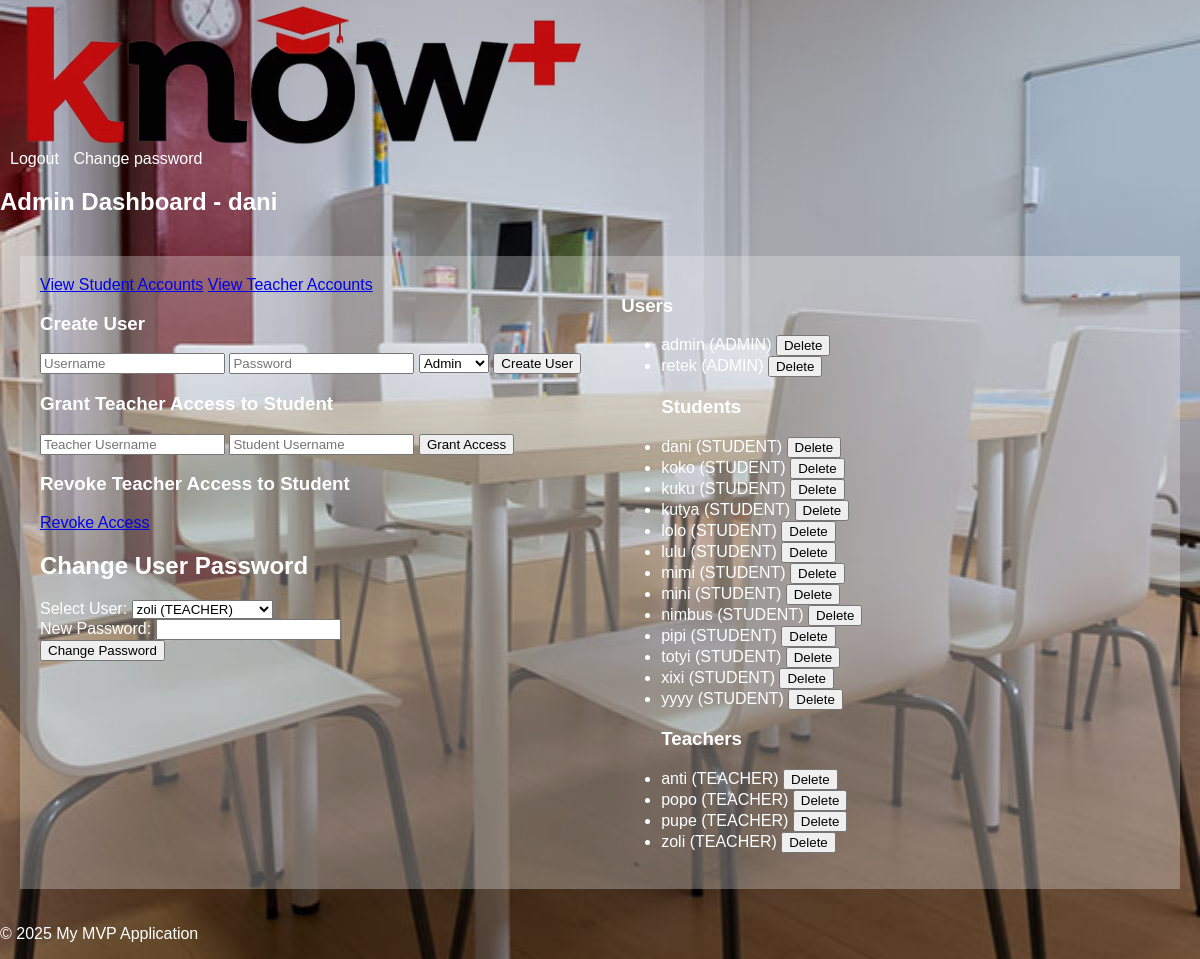
Screenshot of /admin/home (signed in) with the database file from the repository.
### models.py (models this page shows, shortened)
class User(db.Model, UserMixin):
    id = db.Column(db.Integer, primary_key=True)
    username = db.Column(db.String(80), unique=True, nullable=False)
    password_hash = db.Column(db.String(128))
    user_type = db.Column(db.Enum(UserType), nullable=False)  # Using UserType enum for role

### app.py (the view)
@app.route('/admin/home', methods=['GET'])
@login_required
def admin_home_display():
    users = User.query.all()  # Fetch all users to populate the dropdown
    return render_template('admin_home.html', users=users)

### app.py (called while the page is built)
@login_manager.user_loader
def load_user(user_id):
    return User.query.get(int(user_id))  # Load from the unified User model

### templates/admin_home.html (shortened to what this page needs)
{% extends "base.html" %}
{% block content %}
<h2>Admin Dashboard - {{ current_user.username }}</h2>
<div class="container">
    <div class="left-column">
        <div class="d-grid gap-2 d-md-block">
            <a href="{{ url_for('view_students') }}" class="btn btn-primary">View Student Accounts</a>
            <a href="{{ url_for('view_teachers') }}" class="btn btn-primary">View Teacher Accounts</a>
        </div>
        <h3>Create User</h3>
        <form action="{{ url_for('create_user') }}" method="post">
            <input type="text" name="username" placeholder="Username" required>
            <input type="password" name="password" placeholder="Password" required>
            <select name="user_type">
                <option value="ADMIN">Admin</option>
            </select>
            <button type="submit">Create User</button>
        </form>
        <h3>Grant Teacher Access to Student</h3>
        <form action="{{ url_for('grant_access') }}" method="post">
            <input type="text" name="teacher_username" placeholder="Teacher Username" required>
            <input type="text" name="student_username" placeholder="Student Username" required>
            <button type="submit">Grant Access</button>
        </form>
        <h3>Revoke Teacher Access to Student</h3>
        <a href="{{ url_for('revoke_access_form') }}" class="btn btn-secondary">Revoke Access</a>
        <h2>Change User Password</h2>
        <form method="POST" action="{{ url_for('change_user_password') }}">
            <div>
                <label for="user_id">Select User:</label>
                <select name="user_id" id="user_id" required>
                    {% for user in users %}
                    <option value="{{ user.id }}">{{ user.username }} ({{ user.user_type.value }})</option>
                    {% endfor %}
                </select>
            </div>
            <div>
                <label for="new_password">New Password:</label>
                <input type="password" name="new_password" id="new_password" required>
            </div>
            <button type="submit">Change Password</button>
        </form>
    </div>
    <div class="right-column">
        <h3>Users</h3>
        <ul>
            {% set grouped_users = users | sort(attribute='username') | groupby('user_type.value') %}
            {% for group in grouped_users %}
            {% if group.grouper == 'ADMINISTRATOR' %}
            <h3>Administrators</h3>
            {% elif group.grouper == 'TEACHER' %}
            <h3>Teachers</h3>
            {% elif group.grouper == 'STUDENT' %}
            <h3>Students</h3>
            {% endif %}
            {% for user in group.list %}
            <li>
                {{ user.username }} ({{ user.user_type.value }})
                <form action="{{ url_for('delete_user', user_id=user.id) }}" method="post" style="display: inline;"
                      onsubmit="return confirmDelete('{{ user.username }}');">
                    <button type="submit">Delete</button>
                </form>
            </li>
            {% endfor %}
            {% endfor %}
        </ul>
    </div>
</div>
{% endblock %}

### static/css/style.css (style rules this page uses)
body { font-family: sans-serif; margin: 0; padding: 0; color: white; background-image: url('static/img/background.jpg'); background-size: cover; background-position: center; }
.container { display: flex; padding: 20px; }
.left-column, .right-column { background-color: rgba(242, 242, 242, 0.3); padding: 20px; }
.left-column h2 { flex: 0 0 250px; }
.right-column { flex: 1; overflow-y: auto; }

### rows the page displays
User: username "dani", user_type.value "STUDENT"
User: username "admin", user_type.value "ADMIN"
User: username "retek", user_type.value "ADMIN"
User: username "koko", user_type.value "STUDENT"
User: username "kuku", user_type.value "STUDENT"
User: username "kutya", user_type.value "STUDENT"
User: username "lolo", user_type.value "STUDENT"
User: username "lulu", user_type.value "STUDENT"
User: username "mimi", user_type.value "STUDENT"
User: username "mini", user_type.value "STUDENT"
User: username "nimbus", user_type.value "STUDENT"
User: username "pipi", user_type.value "STUDENT"
User: username "totyi", user_type.value "STUDENT"
User: username "xixi", user_type.value "STUDENT"
User: username "yyyy", user_type.value "STUDENT"
User: username "anti", user_type.value "TEACHER"
User: username "popo", user_type.value "TEACHER"
User: username "pupe", user_type.value "TEACHER"
User: username "zoli", user_type.value "TEACHER"

### other values shown
form field user_id "zoli (TEACHER)"
